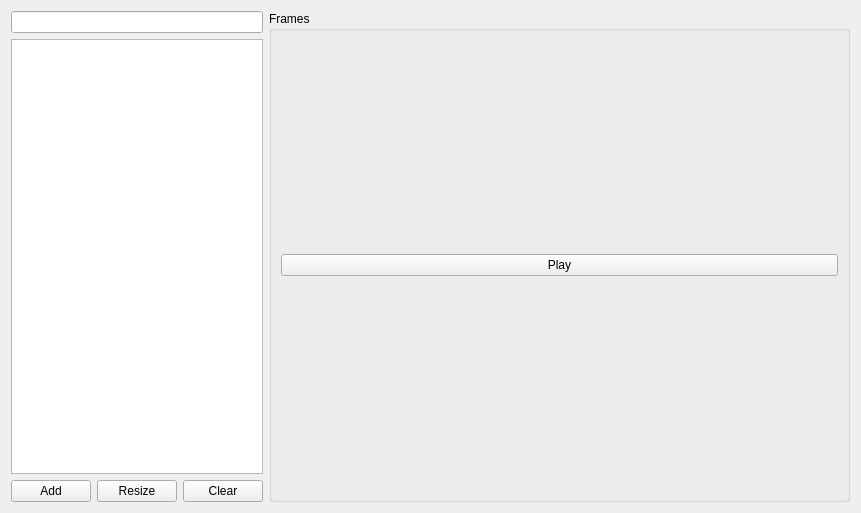
<?xml version="1.0" encoding="UTF-8"?>
<ui version="4.0">
 <class>AnimationsTab</class>
 <widget class="QWidget" name="AnimationsTab">
  <property name="geometry">
   <rect>
    <x>0</x>
    <y>0</y>
    <width>861</width>
    <height>513</height>
   </rect>
  </property>
  <property name="windowTitle">
   <string>Form</string>
  </property>
  <layout class="QVBoxLayout" name="verticalLayout">
   <item>
    <layout class="QHBoxLayout" name="horizontalLayout" stretch="5,20">
     <item>
      <layout class="QVBoxLayout" name="verticalLayout_2">
       <item>
        <widget class="QLineEdit" name="lineEdit"/>
       </item>
       <item>
        <widget class="BaseTable" name="tableView">
         <property name="editTriggers">
          <set>QAbstractItemView::NoEditTriggers</set>
         </property>
         <property name="alternatingRowColors">
          <bool>true</bool>
         </property>
         <property name="selectionMode">
          <enum>QAbstractItemView::SingleSelection</enum>
         </property>
         <property name="selectionBehavior">
          <enum>QAbstractItemView::SelectRows</enum>
         </property>
         <property name="sortingEnabled">
          <bool>true</bool>
         </property>
         <property name="wordWrap">
          <bool>false</bool>
         </property>
         <attribute name="horizontalHeaderMinimumSectionSize">
          <number>40</number>
         </attribute>
         <attribute name="horizontalHeaderHighlightSections">
          <bool>false</bool>
         </attribute>
         <attribute name="horizontalHeaderStretchLastSection">
          <bool>true</bool>
         </attribute>
         <attribute name="verticalHeaderVisible">
          <bool>false</bool>
         </attribute>
        </widget>
       </item>
       <item>
        <layout class="QHBoxLayout" name="horizontalLayout_2">
         <item>
          <widget class="QPushButton" name="pushButton_2">
           <property name="text">
            <string>Add</string>
           </property>
          </widget>
         </item>
         <item>
          <widget class="QPushButton" name="pushButton_3">
           <property name="text">
            <string>Resize</string>
           </property>
          </widget>
         </item>
         <item>
          <widget class="QPushButton" name="pushButton">
           <property name="text">
            <string>Clear</string>
           </property>
          </widget>
         </item>
        </layout>
       </item>
      </layout>
     </item>
     <item>
      <layout class="QVBoxLayout" name="verticalLayout_3">
       <item>
        <widget class="QGroupBox" name="framesBox">
         <property name="title">
          <string>Frames</string>
         </property>
         <layout class="QVBoxLayout" name="verticalLayout_4">
          <item>
           <widget class="QPushButton" name="playButton">
            <property name="text">
             <string>Play</string>
            </property>
           </widget>
          </item>
         </layout>
        </widget>
       </item>
      </layout>
     </item>
    </layout>
   </item>
  </layout>
 </widget>
 <customwidgets>
  <customwidget>
   <class>BaseTable</class>
   <extends>QTableView</extends>
   <header>base_table.hpp</header>
  </customwidget>
 </customwidgets>
 <resources/>
 <connections/>
</ui>
